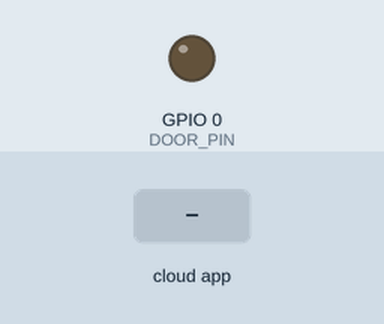
This sketch was run on a simulated ESP8266 (NodeMCU). On the bench: output pins drawn as LEDs (lit = HIGH). The inputs (shaded band) are chosen by the test bench. WiFi joins after 1.5 s; servers stay silent unless stated; no MQTT or app messages arrive unless stated; what the sketch prints to the serial monitor is not drawn.

Above: at 2.7 s.
2.8 s: the phone or cloud app sets open-door to 0
At 3.6 s:
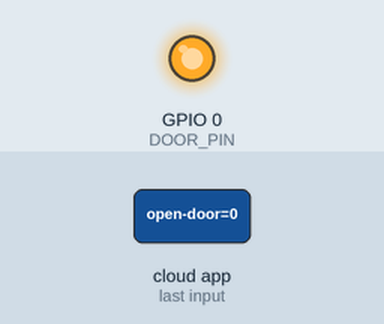
Timing chart, 0 to 5.8 s (numbered marks = the images above; inputs shaded):
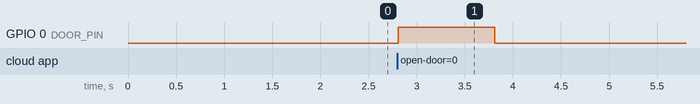

Measured:
- after the input at 2.8 s, GPIO 0 (DOOR_PIN): LOW → HIGH at once, → LOW 1.0 s later

The sketch:

OpenDoor.ino
```cpp
#include <ESP8266WiFi.h>
#include "Adafruit_MQTT.h"
#include "Adafruit_MQTT_Client.h"

#define DOOR_PIN 0

/************************* WiFi Access Point *********************************/

#define WLAN_SSID       "...your SSID..."
#define WLAN_PASS       "...your password..."

/************************* Adafruit.io Setup *********************************/

#define AIO_SERVER      "io.adafruit.com"
#define AIO_SERVERPORT  1883                   // use 8883 for SSL
#define AIO_USERNAME    "...your AIO username (see https://accounts.adafruit.com)..."
#define AIO_KEY         "...your AIO key..."

/************ Global State (you don't need to change this!) ******************/

// Create an ESP8266 WiFiClient class to connect to the MQTT server.
WiFiClient client;
// or... use WiFiFlientSecure for SSL
//WiFiClientSecure client;

// Setup the MQTT client class by passing in the WiFi client and MQTT server and login details.
Adafruit_MQTT_Client mqtt(&client, AIO_SERVER, AIO_SERVERPORT, AIO_USERNAME, AIO_KEY);

/****************************** Feeds ***************************************/
// Setup a feed called 'open-door' for subscribing to changes.
Adafruit_MQTT_Subscribe openDoorFeed = Adafruit_MQTT_Subscribe(&mqtt, AIO_USERNAME "/feeds/open-door");
// Setup a fedd called 'open-door-response' for publish the response
Adafruit_MQTT_Publish openDoorFeedResponse = Adafruit_MQTT_Publish(&mqtt, AIO_USERNAME "/feeds/open-door-response");

/*************************** Sketch Code ************************************/

// Bug workaround for Arduino 1.6.6, it seems to need a function declaration
// for some reason (only affects ESP8266, likely an arduino-builder bug).
void MQTT_connect();

void setup() {
  Serial.begin(115200);
  delay(10);

  Serial.println(F("Adafruit MQTT demo"));

  //pin output
  pinMode(DOOR_PIN, OUTPUT);
  digitalWrite(DOOR_PIN, LOW);

  // Connect to WiFi access point.
  Serial.println(); Serial.println();
  Serial.print("Connecting to ");
  Serial.println(WLAN_SSID);

  WiFi.begin(WLAN_SSID, WLAN_PASS);
  WiFi.setSleepMode(WIFI_NONE_SLEEP);
  while (WiFi.status() != WL_CONNECTED) {
    delay(500);
    Serial.print(".");
  }
  Serial.println();

  Serial.println("WiFi connected");
  Serial.println("IP address: "); Serial.println(WiFi.localIP());

  // Setup MQTT subscription for onoff feed.
  mqtt.subscribe(&openDoorFeed);
}

uint32_t x=0;

void loop() {
  // Ensure the connection to the MQTT server is alive (this will make the first
  // connection and automatically reconnect when disconnected).  See the MQTT_connect
  // function definition further below.
  MQTT_connect();

  // this is our 'wait for incoming subscription packets' busy subloop
  // try to spend your time here

  Adafruit_MQTT_Subscribe *subscription;
  while ((subscription = mqtt.readSubscription(5000))) {
    if (subscription == &openDoorFeed) {
      Serial.print(F("Got: "));
      Serial.println((char *)openDoorFeed.lastread);
      openDoor();
      publishOpenDoorResponse();
    }
  }

  // ping the server to keep the mqtt connection alive
  // NOT required if you are publishing once every KEEPALIVE seconds
  if(! mqtt.ping()) {
    mqtt.disconnect();
  }
}

bool publishOpenDoorResponse() {
  bool success = false;
  Serial.print(F("\nSending open door response "));
  Serial.print("...");

  if (! mqtt.publish(AIO_USERNAME "/feeds/open-door-response", "Il portone è aperto")) Serial.println(F("Failed"));
  else {
    Serial.println(F(" OK!"));
    success = true;
  }
  return success;
}

void openDoor() {
  digitalWrite(DOOR_PIN, HIGH);
  delay(1000);
  digitalWrite(DOOR_PIN, LOW);
}

// Function to connect and reconnect as necessary to the MQTT server.
// Should be called in the loop function and it will take care if connecting.
void MQTT_connect() {
  int8_t ret;

  // Stop if already connected.
  if (mqtt.connected()) {
    return;
  }

  Serial.print("Connecting to MQTT... ");

  uint8_t retries = 3;
  while ((ret = mqtt.connect()) != 0) { // connect will return 0 for connected
       Serial.println(mqtt.connectErrorString(ret));
       Serial.println("Retrying MQTT connection in 5 seconds...");
       mqtt.disconnect();
       delay(5000);  // wait 5 seconds
       retries--;
       if (retries == 0) {
         // basically die and wait for WDT to reset me
         while (1);
       }
  }
  Serial.println("MQTT Connected!");
}
```
